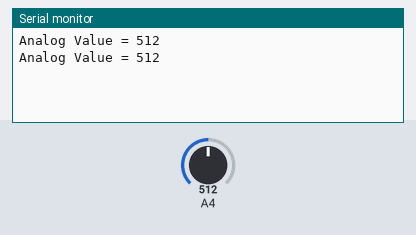
Bench run of a sketch on a simulated Arduino Mega 2560, built with avr-gcc and run on an emulated ATmega2560. On the bench: the last lines printed to the serial monitor. The test bench sets the inputs (shaded band); at power-on: A4 = 512.

Above: at 1.8 s.
1.9 s: A4 set to 716
At 2.8 s:
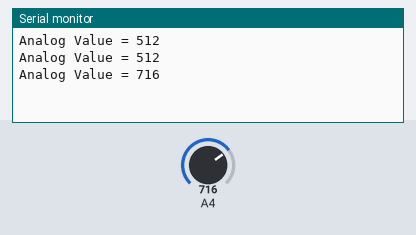
3.4 s: A4 set to 900
At 4.6 s:
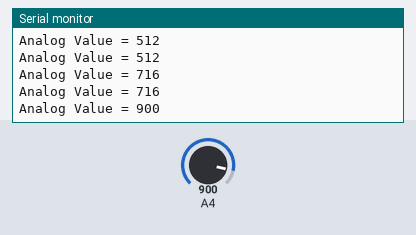
Timing chart, 0 to 6.4 s (numbered marks = the images above; inputs shaded):
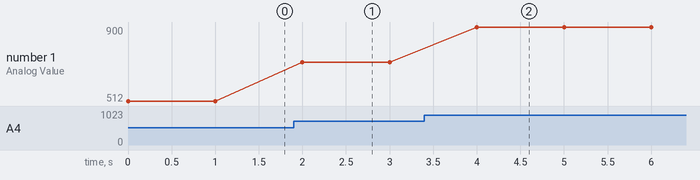

The sketch:

Lab_7_record_TEST_7.1.ino
```cpp
int getAnalog0 = 0;
void setup()  {
  Serial.begin(115200);
}
void loop() {
  getAnalog0 = analogRead(36);
  Serial.print("Analog Value = ");
  Serial.println(getAnalog0);
  delay(1000);
}
```

Measured:
- after the input at 1.9 s, the serial monitor: prints a new line after 0.10 s (image 1)
- after the input at 3.4 s, the serial monitor: prints a new line after 0.60 s (image 2)
- plotted number 1: 512 → 716 after the input at 1.9 s, 716 → 900 after the input at 3.4 s
